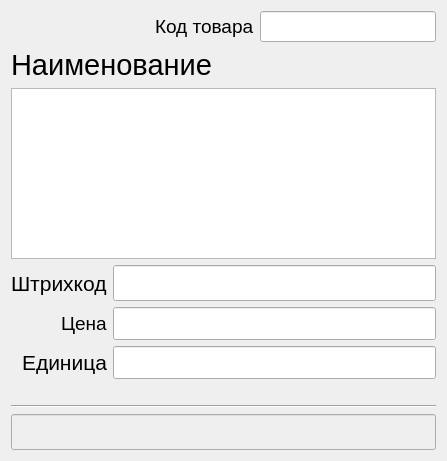
<?xml version="1.0" encoding="UTF-8"?>
<ui version="4.0">
 <class>ProductDialog</class>
 <widget class="QDialog" name="ProductDialog">
  <property name="geometry">
   <rect>
    <x>0</x>
    <y>0</y>
    <width>447</width>
    <height>461</height>
   </rect>
  </property>
  <property name="windowTitle">
   <string>ТМЦ</string>
  </property>
  <layout class="QVBoxLayout" name="verticalLayout">
   <item>
    <layout class="QHBoxLayout" name="horizontalLayout_5">
     <item>
      <spacer name="horizontalSpacer_4">
       <property name="orientation">
        <enum>Qt::Horizontal</enum>
       </property>
       <property name="sizeHint" stdset="0">
        <size>
         <width>40</width>
         <height>20</height>
        </size>
       </property>
      </spacer>
     </item>
     <item>
      <widget class="QLabel" name="label_6">
       <property name="font">
        <font>
         <pointsize>14</pointsize>
        </font>
       </property>
       <property name="text">
        <string>Код товара</string>
       </property>
      </widget>
     </item>
     <item>
      <widget class="QLineEdit" name="lineEdit_productCode">
       <property name="font">
        <font>
         <pointsize>14</pointsize>
        </font>
       </property>
       <property name="readOnly">
        <bool>true</bool>
       </property>
      </widget>
     </item>
    </layout>
   </item>
   <item>
    <widget class="QLabel" name="label">
     <property name="font">
      <font>
       <pointsize>22</pointsize>
      </font>
     </property>
     <property name="text">
      <string>Наименование</string>
     </property>
    </widget>
   </item>
   <item>
    <widget class="QTextEdit" name="textEdit_productName">
     <property name="font">
      <font>
       <family>MS Shell Dlg 2</family>
       <pointsize>24</pointsize>
       <weight>9</weight>
       <italic>true</italic>
       <bold>false</bold>
      </font>
     </property>
     <property name="styleSheet">
      <string notr="true"/>
     </property>
     <property name="readOnly">
      <bool>true</bool>
     </property>
     <property name="html">
      <string>&lt;!DOCTYPE HTML PUBLIC &quot;-//W3C//DTD HTML 4.0//EN&quot; &quot;http://www.w3.org/TR/REC-html40/strict.dtd&quot;&gt;
&lt;html&gt;&lt;head&gt;&lt;meta name=&quot;qrichtext&quot; content=&quot;1&quot; /&gt;&lt;style type=&quot;text/css&quot;&gt;
p, li { white-space: pre-wrap; }
&lt;/style&gt;&lt;/head&gt;&lt;body style=&quot; font-family:'MS Shell Dlg 2'; font-size:24pt; font-weight:72; font-style:italic;&quot;&gt;
&lt;p style=&quot;-qt-paragraph-type:empty; margin-top:0px; margin-bottom:0px; margin-left:0px; margin-right:0px; -qt-block-indent:0; text-indent:0px; font-size:26pt; font-weight:400; font-style:normal;&quot;&gt;&lt;/p&gt;&lt;/body&gt;&lt;/html&gt;</string>
     </property>
    </widget>
   </item>
   <item>
    <layout class="QHBoxLayout" name="horizontalLayout_4" stretch="1">
     <item>
      <layout class="QFormLayout" name="formLayout">
       <property name="fieldGrowthPolicy">
        <enum>QFormLayout::AllNonFixedFieldsGrow</enum>
       </property>
       <property name="labelAlignment">
        <set>Qt::AlignRight|Qt::AlignTrailing|Qt::AlignVCenter</set>
       </property>
       <property name="horizontalSpacing">
        <number>6</number>
       </property>
       <item row="1" column="0">
        <widget class="QLabel" name="label_2">
         <property name="font">
          <font>
           <pointsize>16</pointsize>
          </font>
         </property>
         <property name="text">
          <string>Штрихкод</string>
         </property>
        </widget>
       </item>
       <item row="1" column="1">
        <widget class="QLineEdit" name="lineEdit_prodBarcode">
         <property name="enabled">
          <bool>true</bool>
         </property>
         <property name="font">
          <font>
           <pointsize>18</pointsize>
          </font>
         </property>
         <property name="alignment">
          <set>Qt::AlignRight|Qt::AlignTrailing|Qt::AlignVCenter</set>
         </property>
         <property name="readOnly">
          <bool>true</bool>
         </property>
        </widget>
       </item>
       <item row="2" column="0">
        <widget class="QLabel" name="label_3">
         <property name="font">
          <font>
           <pointsize>14</pointsize>
          </font>
         </property>
         <property name="text">
          <string>Цена</string>
         </property>
        </widget>
       </item>
       <item row="2" column="1">
        <widget class="QLineEdit" name="lineEdit_prodPrice">
         <property name="enabled">
          <bool>true</bool>
         </property>
         <property name="font">
          <font>
           <pointsize>16</pointsize>
          </font>
         </property>
         <property name="alignment">
          <set>Qt::AlignRight|Qt::AlignTrailing|Qt::AlignVCenter</set>
         </property>
         <property name="readOnly">
          <bool>true</bool>
         </property>
        </widget>
       </item>
       <item row="3" column="0">
        <widget class="QLabel" name="label_5">
         <property name="font">
          <font>
           <pointsize>16</pointsize>
          </font>
         </property>
         <property name="text">
          <string>Единица</string>
         </property>
        </widget>
       </item>
       <item row="3" column="1">
        <widget class="QLineEdit" name="lineEdit_unitName">
         <property name="font">
          <font>
           <pointsize>16</pointsize>
          </font>
         </property>
         <property name="alignment">
          <set>Qt::AlignRight|Qt::AlignTrailing|Qt::AlignVCenter</set>
         </property>
         <property name="readOnly">
          <bool>true</bool>
         </property>
        </widget>
       </item>
      </layout>
     </item>
    </layout>
   </item>
   <item>
    <spacer name="verticalSpacer">
     <property name="orientation">
      <enum>Qt::Vertical</enum>
     </property>
     <property name="sizeHint" stdset="0">
      <size>
       <width>20</width>
       <height>40</height>
      </size>
     </property>
    </spacer>
   </item>
   <item>
    <widget class="Line" name="line">
     <property name="orientation">
      <enum>Qt::Horizontal</enum>
     </property>
    </widget>
   </item>
   <item>
    <widget class="QLineEdit" name="lineEdit_status">
     <property name="enabled">
      <bool>false</bool>
     </property>
     <property name="font">
      <font>
       <pointsize>18</pointsize>
      </font>
     </property>
    </widget>
   </item>
  </layout>
 </widget>
 <resources/>
 <connections/>
</ui>
